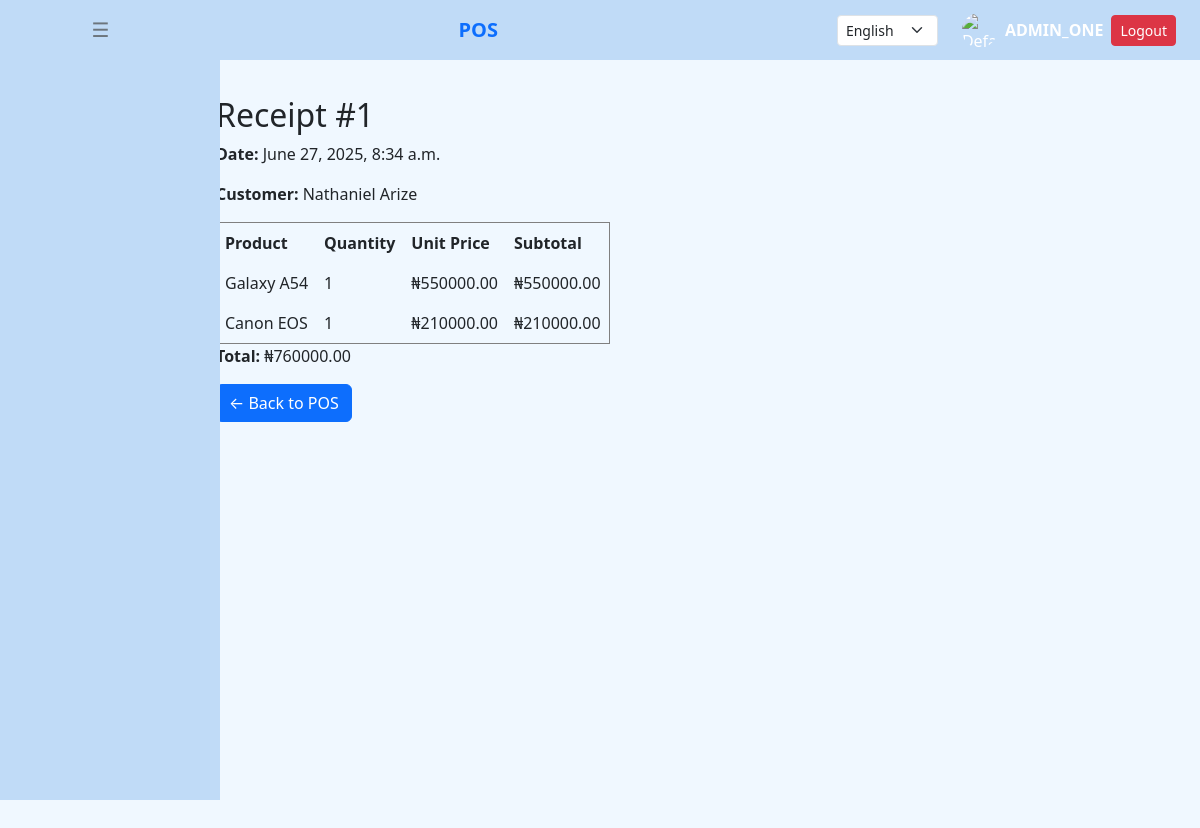
Screenshot of /pos/receipt/1/ (signed in) with the database file from the repository.
### users/models.py (models this page shows, shortened)
class CustomUser(AbstractUser):
    ROLE_CHOICES = [
        ('manager', 'Manager'),
        ('supervisor', 'Supervisor'),
        ('salesperson', 'Salesperson'),
    ]
    role = models.CharField(max_length=20, choices=[('supervisor', 'Supervisor'), ('salesperson', 'Salesperson')])
    is_approved = models.BooleanField(default=False)  # Only approved users can log in
    profile_picture = models.ImageField(upload_to='profile_pics/', null=True, blank=True)

### pos/models.py (models this page shows, shortened)
class Sale(models.Model):
    date = models.DateTimeField(auto_now_add=True)
    customer = models.ForeignKey(Customer, on_delete=models.CASCADE)
    cashier = models.ForeignKey(settings.AUTH_USER_MODEL, on_delete=models.SET_NULL, null=True)
    total = models.DecimalField(max_digits=10, decimal_places=2, default=0.00)
    paid = models.BooleanField(default=False)
    amount = models.DecimalField(max_digits=10, decimal_places=2, default=0)
    timestamp = models.DateTimeField(auto_now_add=True)
    is_returned = models.BooleanField(default=False)
    is_exchange = models.BooleanField(default=False)
    exchange_for = models.ForeignKey(
        Product, on_delete=models.SET_NULL,
        null=True, blank=True, related_name='exchanges'
    )

class Customer(models.Model):
    user = models.OneToOneField(settings.AUTH_USER_MODEL, on_delete=models.CASCADE, null=True, blank=True)
    name = models.CharField(max_length=100)
    phone = models.CharField(max_length=15, blank=True)
    email = models.EmailField()
    address = models.TextField()

class SaleItem(models.Model):
    sale = models.ForeignKey(Sale, related_name='items', on_delete=models.CASCADE)
    product = models.ForeignKey(Product, on_delete=models.CASCADE)
    quantity = models.PositiveIntegerField()
    unit_price = models.DecimalField(max_digits=10, decimal_places=2)
    subtotal = models.DecimalField(max_digits=10, decimal_places=2)

### inventory/models.py (models this page shows, shortened)
class Product(models.Model):
    name = models.CharField(max_length=255)
    code = models.CharField(max_length=100)
    description = models.TextField(blank=True, null=True)
    category = models.CharField(max_length=50, choices=CATEGORY_CHOICES)
    brand = models.CharField(max_length=50, choices=BRAND_CHOICES)
    barcode_symbology = models.CharField(max_length=255)
    barcode_image = models.ImageField(upload_to='barcodes/', blank=True, null=True)
    product_cost = models.DecimalField(max_digits=10, decimal_places=2)
    price = models.DecimalField(max_digits=10, decimal_places=2)
    product_unit = models.IntegerField(default=1)
    sales_unit = models.IntegerField(default=1)
    purchase_unit = models.IntegerField(default=1)
    quantity = models.IntegerField()
    order_tax = models.PositiveIntegerField(help_text="Percentage (%)")
    tax_type = models.CharField(max_length=20, choices=TAX_CHOICES)
    notes = models.TextField(blank=True, null=True)
    image = models.ImageField(upload_to='product_images/', blank=True, null=True)

### pos/views.py (the view)
# urls.py: path('receipt/<int:sale_id>/', views.sale_receipt, name='sale_receipt'),
def sale_receipt(request, sale_id):
    sale = get_object_or_404(Sale, pk=sale_id)
    return render(request, 'pos/receipt.html', {'sale': sale})

### pos/context_processors.py (called while the page is built)
def ui_settings_context(request):  # ✅ Rename to match settings.py
    return {
        'ui_settings': UISettings.objects.first()
    }

def country_list(request):
    countries = Country.objects.all()
    return {'countries': countries}

### pos/templates/pos/receipt.html
{% extends "base.html" %}
{% block content %}
<h2>Receipt #{{ sale.id }}</h2>
<p><strong>Date:</strong> {{ sale.date }}</p>
<p><strong>Customer:</strong> {{ sale.customer.name }}</p>
<table border="1" cellpadding="8" cellspacing="0">
  <thead>
    <tr>
      <th>Product</th>
      <th>Quantity</th>
      <th>Unit Price</th>
      <th>Subtotal</th>
    </tr>
  </thead>
  <tbody>
    {% for item in sale.items.all %}
      <tr>
        <td>{{ item.product.name }}</td>
        <td>{{ item.quantity }}</td>
        <td>₦{{ item.unit_price }}</td>
        <td>₦{{ item.subtotal }}</td>
      </tr>
    {% endfor %}
  </tbody>
</table>
<p><strong>Total:</strong> ₦{{ sale.total }}</p>
<a href="{% url 'pos_interface' %}" class="btn btn-primary">← Back to POS</a>
{% endblock %}

### templates/base.html (shortened to what this page needs)
<!DOCTYPE html>
{% load static %}
<html lang="en">
<head>
    <link href="https://cdn.jsdelivr.net/npm/bootstrap@5.3.2/dist/css/bootstrap.min.css" rel="stylesheet">
    <link href="https://cdn.jsdelivr.net/npm/bootstrap-icons@1.10.5/font/bootstrap-icons.css" rel="stylesheet">
    <link rel="stylesheet" href="{% static 'css/dashboard.css' %}">
</head>
<body>
<div class="header-bar d-flex justify-content-between align-items-center px-4 py-2 shadow-sm">
    <div class="d-flex align-items-center gap-3">
        <button class="menu-toggle btn btn-sm btn-outline-secondary" onclick="toggleSidebar()">☰</button>
    </div>
    <div>
        <a href="{% url 'pos:dashboard' %}" class="pos-label text-decoration-none fw-bold text-primary fs-5" data-i18n="pos">POS</a>
    </div>
    <div class="d-flex align-items-center gap-4">
        <select id="languageSelect" class="form-select form-select-sm" style="width: auto;">
            <option value="en">English</option>
        </select>
        {% if user.is_authenticated %}
            <div class="user-profile d-flex align-items-center gap-2">
                {% if user.profile_image %}
                    <img src="{{ user.profile_image.url }}" class="rounded-circle" alt="Profile" style="height: 35px; width: 35px; object-fit: cover;">
                {% else %}
                    <img src="{% static 'default-avatar.png' %}" class="rounded-circle" alt="Default Profile" style="height: 35px; width: 35px; object-fit: cover;">
                {% endif %}
                <span class="fw-semibold">{{ user.username }}</span>
                <a href="{% url 'pos:logout' %}" class="btn btn-danger btn-sm" data-i18n="logout">Logout</a>
            </div>
        {% else %}
            <a href="{% url 'pos:login' %}" class="btn btn-outline-secondary btn-sm" data-i18n="login">Login</a>
        {% endif %}
    </div>
</div>
<div class="layout d-flex">
    <div class="sidebar">
    </div>
    <div class="content-area flex-grow-1 d-flex flex-column">
        <div class="submenu-bar" id="submenu-bar">
        </div>
        <main class="main-content p-3">
            {% block content %}{% endblock %}
        </main>
    </div>
</div>
</body>
</html>

### pos/static/css/dashboard.css (style rules this page uses)
.layout { display: flex; height: 100vh; flex-direction: row; }
.sidebar { width: 220px; background-color: #c0dbf7; padding-top: 1rem; color: white; height: calc(100vh - 60px); position: fixed; top: 60px; left: 0; overflow-y: auto; z-index: 1; }
body { background-color: aliceblue; }
.main-content { margin-left: 200px; padding: 2rem; }
.header-bar { width: 100%; display: flex; justify-content: space-between; align-items: center; background-color: #c0dbf7; color: white; padding: 10px 20px; height: 60px; position: static; }
.menu-toggle { font-size: 20px; padding: 5px 10px; border: none; background: none; cursor: pointer; }
.pos-label { font-size: 1.2rem; color: #007bff; }
.user-profile { display: flex; align-items: center; gap: 10px; color: white; }
.header-bar > .d-flex:first-child { margin-left: 5%; }
.submenu-bar { margin-left: 210px; padding: 10px; background-color: #f0f8ff; display: flex; flex-wrap: wrap; gap: 16px; max-width: 100%; overflow-x: auto; }
html, body { margin: 0; padding: 0; max-width: 100%; max-height: 100%; overflow-x: hidden; overflow-y: hidden; }

### rows the page displays
CustomUser: username "ADMIN_ONE"
Sale: id "1", date "June 27, 2025, 8:34 a.m.", customer.name "Nathaniel Arize", total "760000.00"
SaleItem: product.name "Galaxy A54", quantity "1", unit_price "550000.00", subtotal "550000.00"
SaleItem: product.name "Canon EOS", quantity "1", unit_price "210000.00", subtotal "210000.00"
